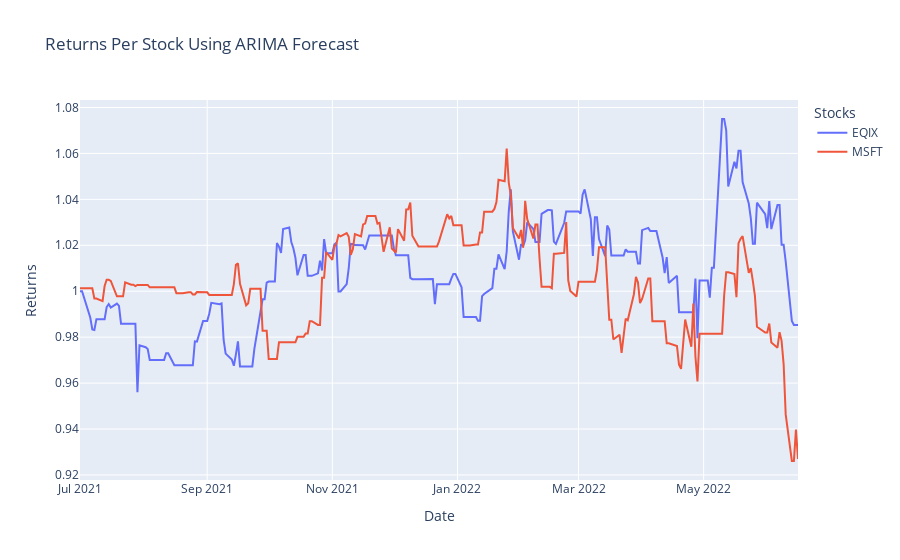

This figure's notebook cell:
### Code cell
# Calculating Returns by multiplying the 
# positions by the log returns
returns = trade_df['Positions'] * trade_df['LogReturns']
# Calculating the performance as we take the cumulative 
# sum of the returns and transform the values back to normal
performance = returns.cumsum().apply(np.exp)
# Plotting the performance per stock
px.line(performance,
        x=performance.index,
        y=performance.columns,
        title='Returns Per Stock Using ARIMA Forecast',
        labels={'variable':'Stocks',
                'value':'Returns'})

### Figure 1 — Plotly figure (JSON) as saved in the notebook; plotly's stock layout.template omitted (floating-point values rounded to 4 significant figures; data arrays with more than 128 entries replaced by an {"elided": "..."} marker saying what was removed)
{"data": [{"hovertemplate": "Stocks=EQIX<br>Date=%{x}<br>Returns=%{y}<extra></extra>", "legendgroup": "EQIX", "line": {"color": "#636efa", "dash": "solid"}, "marker": {"symbol": "circle"}, "mode": "lines", "name": "EQIX", "orientation": "v", "showlegend": true, "type": "scatter", "x": {"elided": "243 str values"}, "xaxis": "x", "y": {"elided": "243 float values"}, "yaxis": "y"}, {"hovertemplate": "Stocks=MSFT<br>Date=%{x}<br>Returns=%{y}<extra></extra>", "legendgroup": "MSFT", "line": {"color": "#EF553B", "dash": "solid"}, "marker": {"symbol": "circle"}, "mode": "lines", "name": "MSFT", "orientation": "v", "showlegend": true, "type": "scatter", "x": {"elided": "243 str values"}, "xaxis": "x", "y": {"elided": "243 float values"}, "yaxis": "y"}], "layout": {"legend": {"title": {"text": "Stocks"}, "tracegroupgap": 0}, "title": {"text": "Returns Per Stock Using ARIMA Forecast"}, "xaxis": {"anchor": "y", "domain": [0, 1], "title": {"text": "Date"}}, "yaxis": {"anchor": "x", "domain": [0, 1], "title": {"text": "Returns"}}}}
